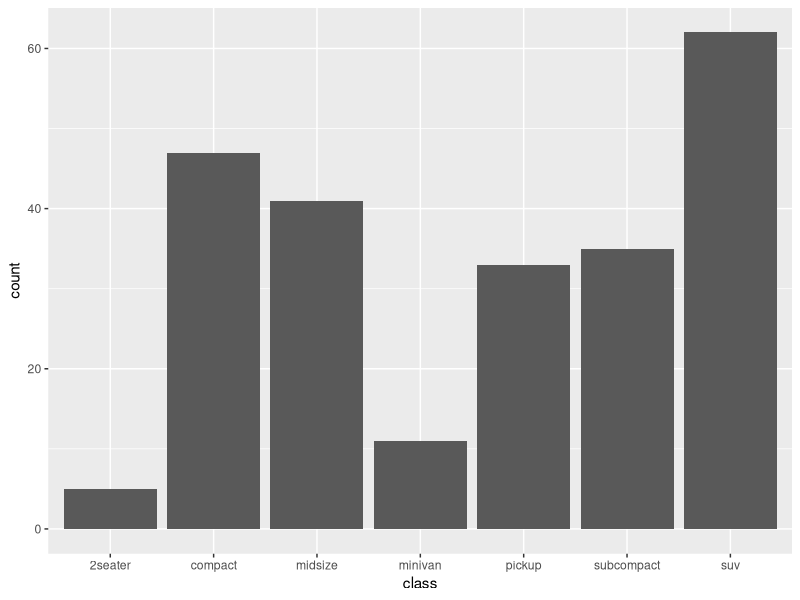
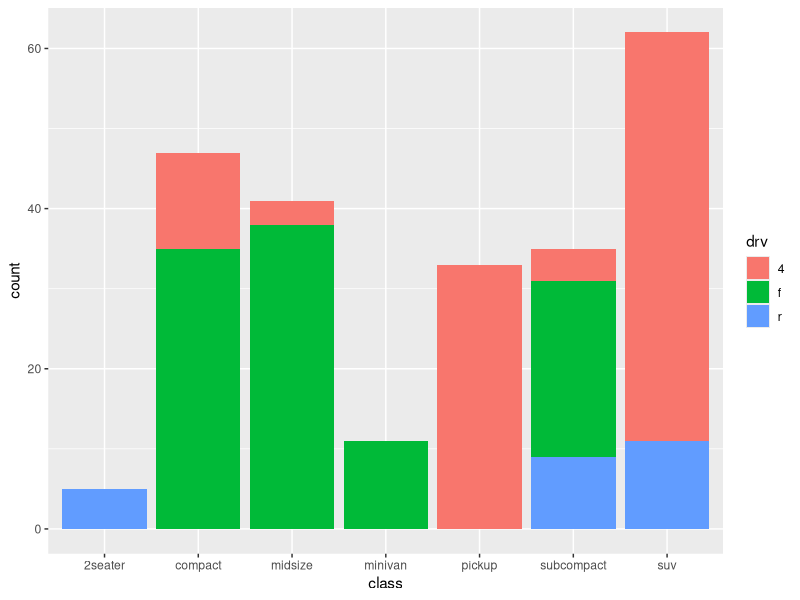
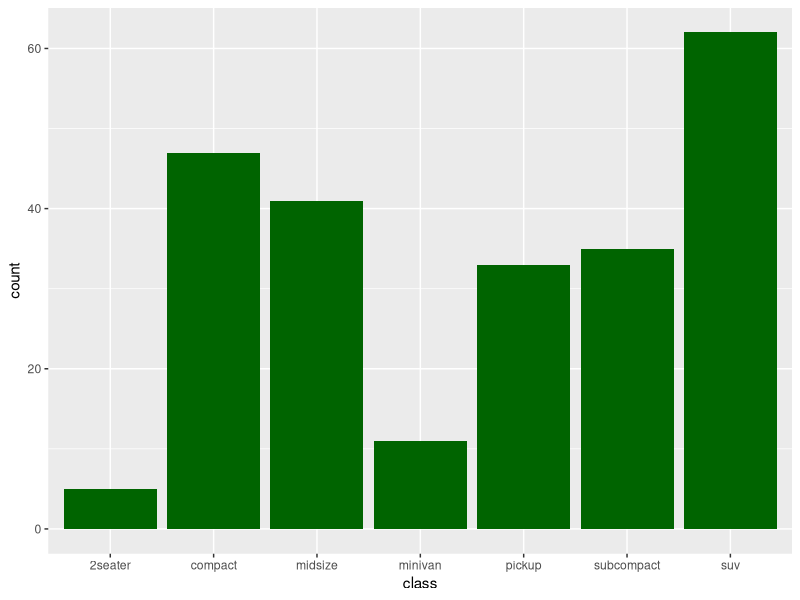
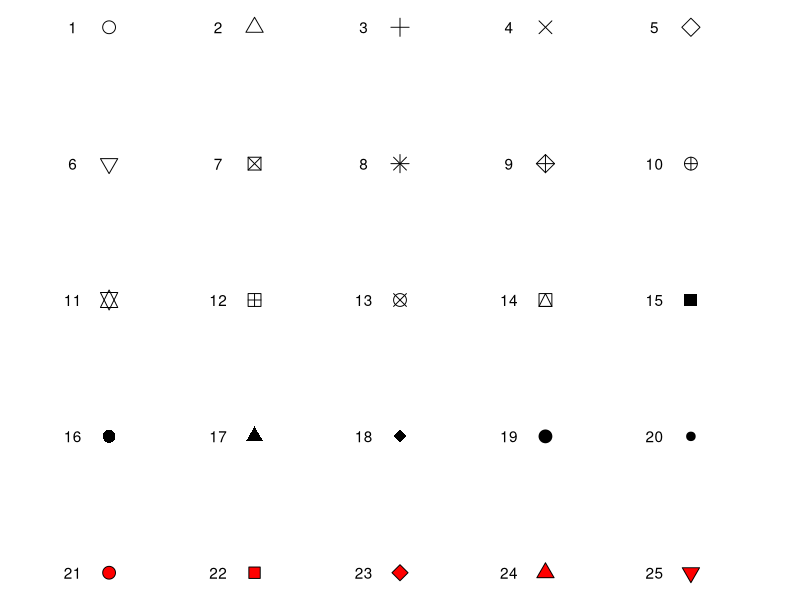
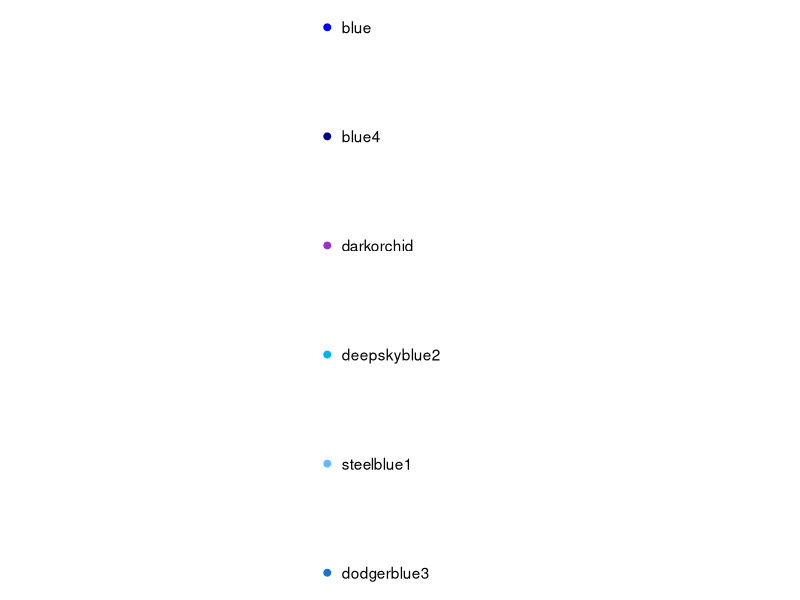
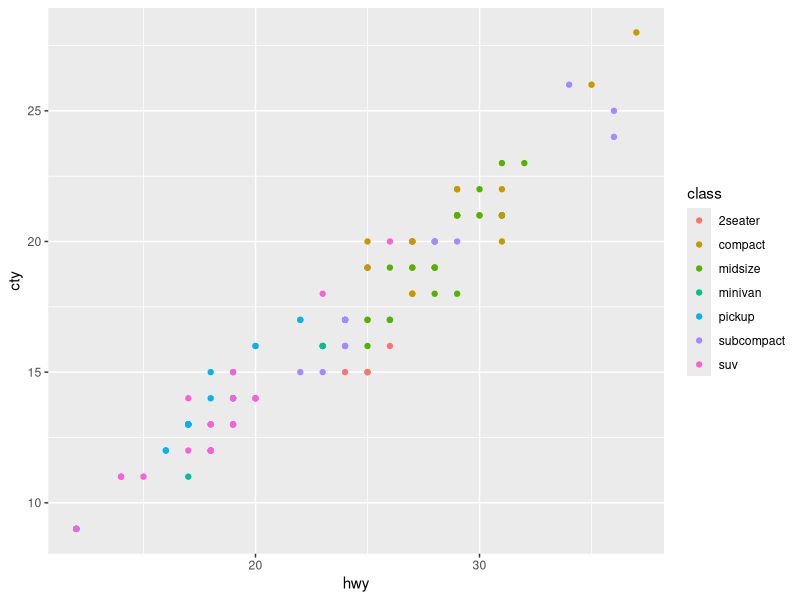
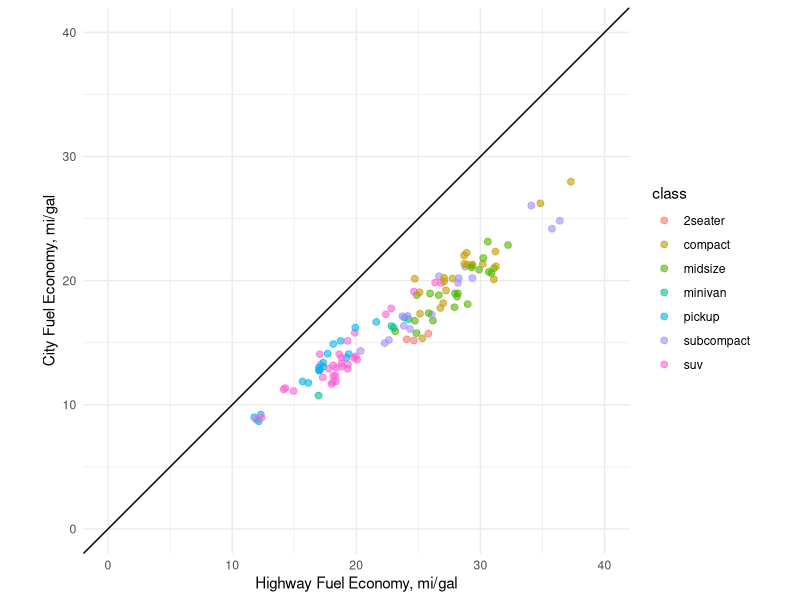
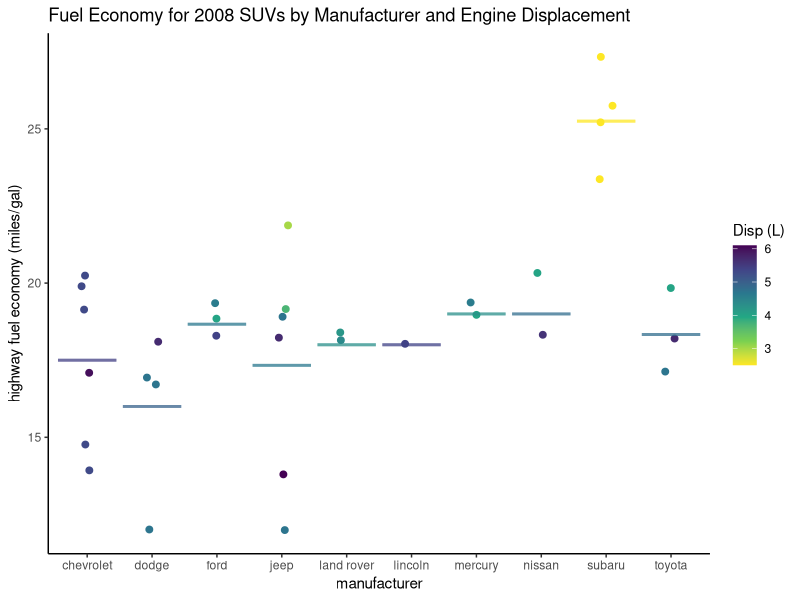

Write R code to recreate these figures, in order.
## ---- chunk 1
library(tidyverse)
library(scales)
library(kableExtra)
## ---- chunk 2

# use ggplot() to map the data and a single aesthetic (variable = class)
ggplot(data = mpg, aes(x = class)) + 
  geom_bar() # call to a specific geom to plot the mapped data
## ---- chunk 3

# call to ggplot to map the data and a single aesthetic
ggplot(data = mpg, aes(x = class, fill = drv)) +
  geom_bar()  # call to a specific geom to plot the mapped data
## ---- chunk 4
aes_vals <- data.frame(aes = c("`x`", "`y`", "`shape`",
                               "`color`", "`fill`", "`size`",
                               "`alpha`", "`linetype`"),
                       desc = c("Variable to plot on x-axis", 
                                "Variable to plot on y-axis", 
                                "Shape of the element being plotted",
                                "Color of border of elements", 
                                "Color of inside of elements",
                                "Size of the element", 
                                "Transparency (1: opaque; 0: transparent)",
                                "Type of line (e.g., solid, dashed)"))
knitr::kable(aes_vals, 
             col.names = c("Code", "Description"), 
             caption = "Common Plot Aesthetics")
## ---- chunk 5
plot_funcs <- data.frame(type = c("Histogram (1 numeric variable)",
                                  "Scatterplot (2 numeric variables)",
                                  "Boxplot (1 numeric variable, possibly 1 factor variable)",
                                  "Line graph (2 numeric variables)"), 
                         ggplot2_func = c("`geom_histogram()`",
                                          "`geom_point()`",
                                          "`geom_boxplot()`",
                                          "`geom_line()`"))
knitr::kable(plot_funcs, 
             col.names = c("Plot type", "ggplot2 function"),
             caption = "Common Plot Aesthetics")
## ---- chunk 6

# call to ggplot where one `fill` overrides another
ggplot(data = mpg, aes(x = class, fill = drv)) +
  geom_bar(fill = "darkgreen")
## ---- chunk 7
x <- rep(1:5, 5)
y <- rep(1:5, each = 5)
my.shapes <- 1:25
to_plot <- tibble(x = x, y = y, shape = my.shapes)
ggplot(to_plot, aes(x = x, y = y)) + 
  geom_point(shape = my.shapes, size = 4, color = "black", fill = "red") + 
  geom_text(label = my.shapes, nudge_x = -0.25) +
  xlim(c(0.5, 5.5)) + 
  theme_void() + 
  scale_y_reverse()
## ---- chunk 8
x <- rep(0, 6)
y <- 1:6
my.colors <- c("blue", "blue4", "darkorchid", 
               "deepskyblue2", "steelblue1", "dodgerblue3")
to_plot <- tibble(x = x, y = y, color = my.colors)
ggplot(to_plot, aes(x = x, y = y)) + 
  geom_point(color = my.colors, size = 2) + 
  geom_text(label = my.colors, hjust = 0, nudge_x = 0.05) + 
  theme_void() + 
  xlim(c(-1, 1.5)) +
  scale_y_reverse()
## ---- chunk 9
plot_adds <- data.frame(add = c("`ggtitle()`",
                                "`xlab()`, `ylab()`",
                                "`xlim()`, `ylim()`",
                                "`scale_x_log10()`"),
                        descrip = c("Plot title",
                                    "Labels for x- and y-axis",
                                    "Limits of x- and y-axis",
                                    "Log scale of x-axis"))
knitr::kable(plot_adds, 
             col.names = c("Element", "Description"),
             caption = "Common Scale Elements")
## ---- chunk 10
mpg %>% 
  filter(year == 2008) %>%
  group_by(class) %>%
  tally()

#or another way: mpg %>% filter(year == 2008) %>% count(class)
## ---- chunk 11

# load required R packages - alternatively, use `library(tidyverse)`, 
# if you will need multiple tidyverse packages
library(dplyr) # for data wrangling and manipulation
library(ggplot2) # for data visualization

ggplot() +
  geom_point(data = filter(mpg, year == 2008),
             aes(x = hwy, y = cty, color = class)) 

## ---- chunk 12

# load required R packages - alternatively, use `library(tidyverse)`, if you will need multiple tidyverse packages
library(dplyr) # for data wrangling and manipulation
library(ggplot2) # for data visualization

ggplot() +
  geom_jitter(data = filter(mpg, year == 2008),
             aes(x = hwy, y = cty, color = class),
             width = 0.4,
             alpha = 0.6,
             size = 2) +
  geom_abline(intercept = 0,
              slope = 1) +
  coord_fixed() +
  xlim(c(0,40)) +
  ylim(c(0,40)) +
  xlab("Highway Fuel Economy, mi/gal") +
  ylab("City Fuel Economy, mi/gal") +
  theme_minimal()
## ---- chunk 13

# use dplyr to create a summary subset from the `mpg` dataframe
mpg_subset <- mpg %>%
  dplyr::filter(class == "suv", year == 2008) %>%
  dplyr::group_by(manufacturer) %>%
  dplyr::summarize(hwy_mean = mean(hwy), displ_mean = mean(displ))

# call to ggplot, note that data and aesthetics are called in each geom layer
ggplot() +
  # first layer
  geom_jitter(data = filter(mpg, class == "suv" & year == 2008),
           aes(x = manufacturer, 
               y = hwy, 
               color = displ),
           width = 0.1,
           size = 2) +
  # second layer
  geom_errorbar(data = mpg_subset,
             aes(x = manufacturer,
                 ymin = hwy_mean,
                 ymax = hwy_mean,
                 color = displ_mean),
             alpha = 0.5,
             size = 1) +
  # customize plot labels
  labs(title = "Fuel Economy for 2008 SUVs by Manufacturer and Engine Displacement",
       color = "Disp (L)") +
  ylab("highway fuel economy (miles/gal)") +
  # add a fancy color scale
  scale_color_viridis_c(option = "D", direction = -1) +
  # adopt a theme without gray background
  theme_classic() 
